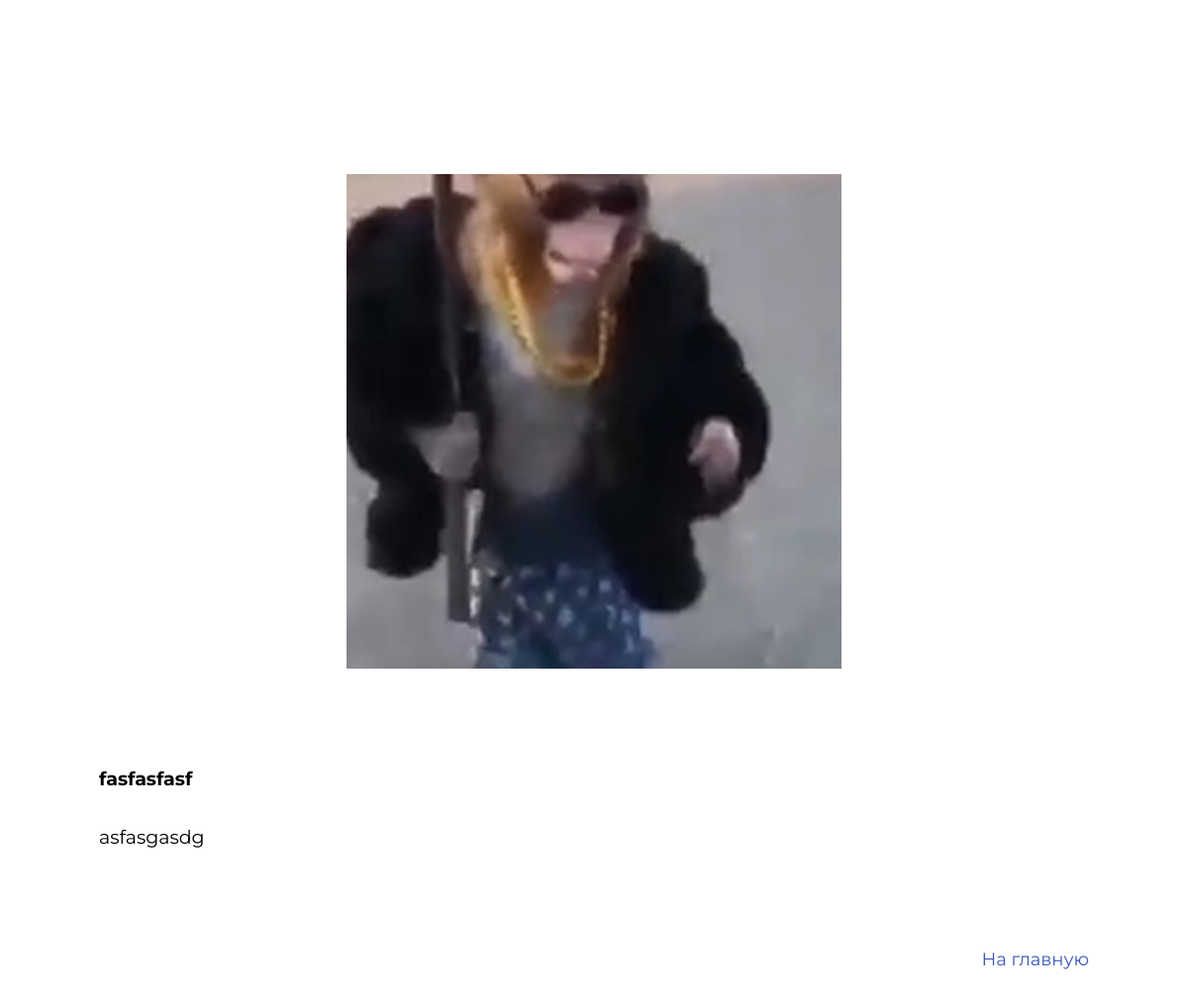
The page /reader/1 on the database its author committed.
### reader/models.py (models this page shows, shortened)
class VirtualCard(models.Model):
    title = models.CharField("Название книги", max_length=250)
    cover = models.ImageField("Обложка", upload_to='books/')
    anons = models.TextField("Вступление")
    description = models.TextField("Описание книги")
    edited_description = ''
    class Meta:
        verbose_name = "Виртуальная карта"
        verbose_name_plural = "Виртуальная выставка"

### reader/views.py (the view)
# urls.py: path('<int:pk>', views.VirtualCardDetailView.as_view(), name='virtualcard'),
class VirtualCardDetailView(DetailView):
    model = VirtualCard
    template_name = 'reader/virtualExhibitionCard.html'
    context_object_name = "virtualcard"
    def get_object(self, queryset=None):
        obj = super(VirtualCardDetailView, self).get_object(queryset=queryset)
        obj.edited_description = info_editor(obj.description)
        return obj

### reader/views.py (called while the page is built)
def info_editor(info: str):
    text = info.split("\n")
    for _ in text:
        _ = '<p class="eventCard__text">' + _ + '</p>'
    return text

### reader/templates/reader/virtualExhibitionCard.html (shortened to what this page needs)
<!DOCTYPE html>
<html lang="ru">
{% load static %}
<head>
    <link rel="stylesheet" href="{% static 'kurlib/css/reset.css' %}">
    <link rel="stylesheet" href="{% static 'kurlib/css/container.css' %}">
    <link rel="stylesheet" href="{% static 'kurlib/css/title.css' %}">
    <link rel="stylesheet" href="{% static 'kurlib/css/img-out.css' %}">
    <link rel="stylesheet" href="{% static 'kurlib/css/logo.css' %}">
    <link rel="stylesheet" href="{% static 'kurlib/css/footer.css' %}">
    <link rel="stylesheet" href="{% static 'kurlib/css/virtualExhibitionCard.css' %}">
    <link rel="stylesheet" href="{% static 'kurlib/css/media.css' %}">
</head>
<body>
    <main class="main">
        <section class="virtual-card">
            <div class="container container--media">
                <div class="virtual-card__wrapper">
                    <div class="virtual-card__left">
                        <img class="virtual-card__img" src="{{virtualcard.cover.url}}" alt="">
                    </div>
                    <div class="virtual-card__right">
                        <h4 class="virtual-card__title"> {{virtualcard.anons}}</h4>
                        {% for n in virtualcard.edited_description %}
                            <p class="virtual-card__text">{{n}}</p>
                        {% endfor %}
                    </div>
                </div>
            </div>
        </section>
    </main>
    <footer class="footer2">
        <div class="container">
            <div class="footer2-card__links">
                <div class="footer2-card__link-with-img">
                    <img class="footer2-card__link-img" src="{% static 'kurlib/images/arrows/arrow__back.png' %}" alt="">
                    <a class="footer2-card__link" href="virtualperformance">Назад</a>
                </div>
                <a class="footer2-card__link footer2-card__link--blue" href="{% url 'index' %}">На главную</a>
            </div>
        </div>
    </footer>
</body>
</html>

### rows shown on the page
VirtualCard: cover (picture), anons "fasfasfasf", edited_description "asfasgasdg"
